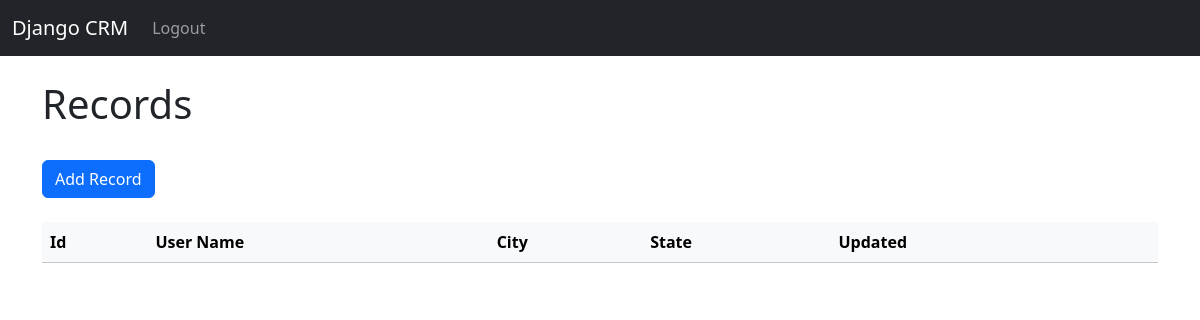
The app's page / (signed in), older data.
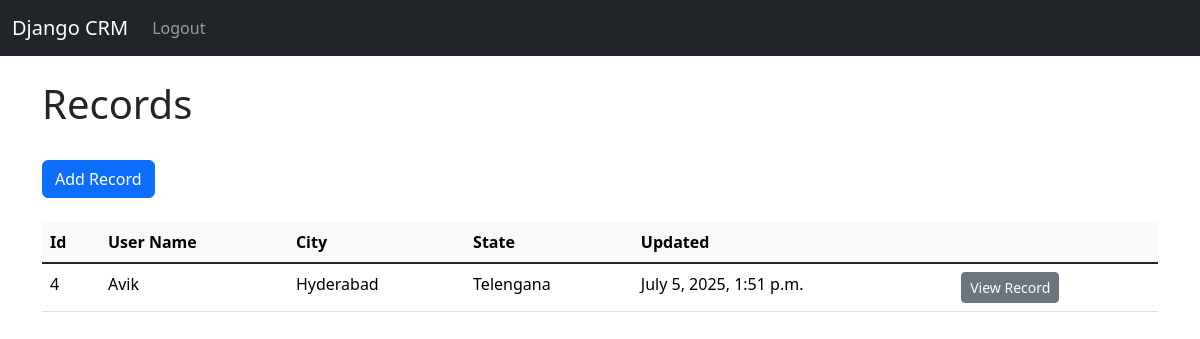
The same page, newer data.
### app/models.py (models this page shows, shortened)
class Record(models.Model):
    createdAt   = models.DateTimeField(auto_now_add=True)
    updatedAt   = models.DateTimeField(auto_now=True)
    username    = models.CharField(max_length=50)
    email       = models.EmailField(max_length=50)
    phone       = models.CharField(max_length=10)
    address     = models.CharField(max_length=100)
    city        = models.CharField(max_length=50)
    state       = models.CharField(max_length=50)
    zipcode     = models.CharField(max_length=6)

### app/views.py (the view)
# urls.py: path('', views.indexPage, name='index'),
def indexPage(request: HttpRequest):
    records = Record.objects.all()
    if request.method == 'POST':
        username = request.POST['username']
        password = request.POST['password']
        user = authenticate(request, username=username, password=password)
        if user is not None:
            login(request, user)
            messages.success(request, f'Login successful! Welcome, {username}.')
            return redirect('index')
        else:
            messages.warning(request, 'Login failed! Please try again.')
            return redirect('index')
    else:
        return render(request, 'index.html', { 'records': records })

### app/templates/index.html (shortened to what this page needs)
<!doctype html>
<html lang="en">
<head>
</head>
<body>
    {% extends 'base.html' %}
    {% block content %}
    {% if user.is_authenticated %}
        <h1>Records</h1>
        <br/>
        <a href="{% url 'add' %}" class="btn btn-primary" role="button">Add Record</a>
        <br></br>
        <div class="table-responsive">
            <table class="table table-hover">
                <thead class="table-light">
                    <th scope="col">Id</th>
                    <th scope="col">User Name</th>
                    <th scope="col">City</th>
                    <th scope="col">State</th>
                    <th scope="col">Updated</th>
                    <th scope="col"></th>
                </thead>
                <tbody class="table-group-divider">
                    {% if records %}
                        {% for record in records %}
                            <tr>
                                <td>{{ record.id }}</td>
                                <td>{{ record.username }}</td>
                                <td>{{ record.city }}</td>
                                <td>{{ record.state }}</td>
                                <td>{{ record.updatedAt }}</td>
                                <td>
                                    <a href="{% url 'record' record.id %}" class="btn btn-secondary btn-sm" role="button">View Record</a>
                                </td>
                            </tr>
                        {% endfor %}
                    {% endif %}
                </tbody>
            </table>
        </div>
    {% endif %}
    {% endblock %}

### app/templates/base.html (shortened to what this page needs)
<!doctype html>
<html lang="en">
<head>
    <link href="https://cdn.jsdelivr.net/npm/bootstrap@5.3.7/dist/css/bootstrap.min.css" rel="stylesheet"
>
    {% load static %}
</head>
<body>
    {% include 'navbar.html' %}
    <div class="container">
        <br />
        {% block content %}
        {% endblock %}
    </div>
</body>
</html>

### app/templates/navbar.html (shortened to what this page needs)
<!DOCTYPE html>
<html lang="en">
<head>
</head>
<body>
    <nav class="navbar navbar-expand-lg navbar-dark bg-dark">
        <div class="container-fluid">
            <a class="navbar-brand" href="{% url 'index' %}">Django CRM</a>
            <div class="collapse navbar-collapse" id="navbarNavAltMarkup">
                <div class="navbar-nav">
                    {% if user.is_authenticated %}
                        <a class="nav-link" href="{% url 'logout' %}">Logout</a>
                    {% else %}
                        <a class="nav-link" href="{% url 'index' %}">Login</a>
                        <a class="nav-link" href="{% url 'register' %}">Register</a>
                    {% endif %}
                </div>
            </div>
        </div>
    </nav>
</body>
</html>

Row changes from the older to the newer data that the page shows:
added Record: id "4", username "Avik", city "Hyderabad", state "Telengana", updatedAt "July 5, 2025, 1:51 p.m."
